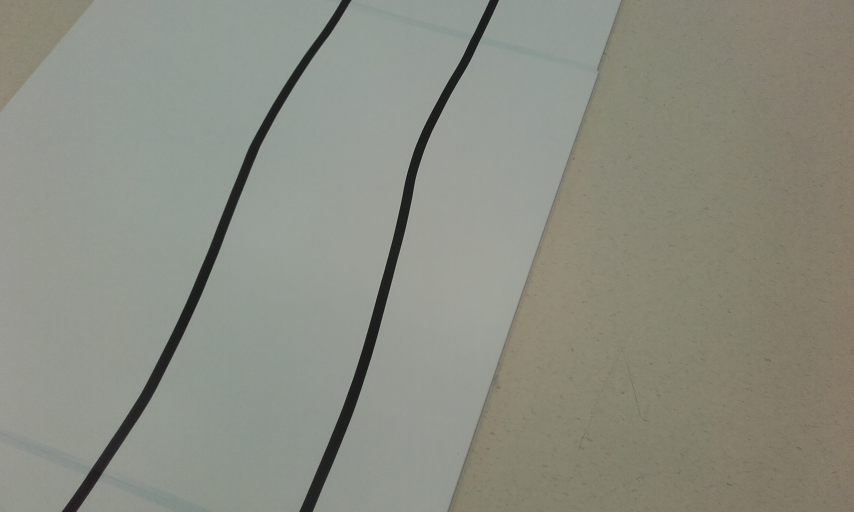
#> input picture test.jpg, 2560 x 1536 px (shown at 1/3 size)
$ python -i lane_detection.py   (imports and definitions only)
#> lines starting #> are read from the running program, lines starting #| are printed output that depends on the picture; after the words box and inside, x2 and y2 are one past the last pixel; in counts of white or black regions, pixels touching at a corner belong together
#> further down, picture is the input picture: shape (1536, 2560, 3); mean B, G, R 130.7, 141.6, 139.9
import cv2
import numpy as np
import math

def detect_lane(frame):

    edges = detect_edges(frame)
    cropped_edges = region_of_interest(edges)
    line_segments = detect_line_segments(cropped_edges)
    lane_lines, _, _ = average_slope_intercept(frame, line_segments)

    return lane_lines


def detect_edges(frame):
    # filter for blue lane lines
    hsv = cv2.cvtColor(frame, cv2.COLOR_BGR2HSV)
#> hsv: shape (1536, 2560, 3); mean H, S, V 42.5, 23.9, 143.3
    # show_image("hsv", hsv)
    lower_blue = np.array([0, 0, 0])
    upper_blue = np.array([180, 255, 60])
    mask = cv2.inRange(hsv, lower_blue, upper_blue)
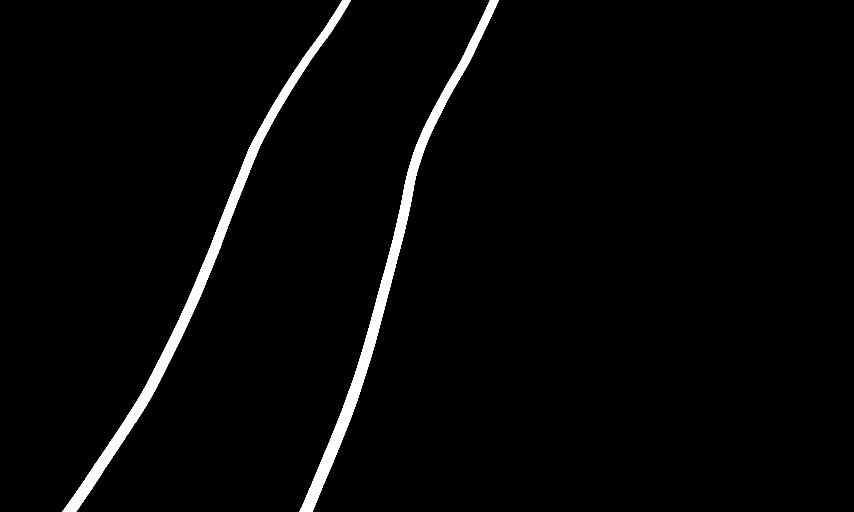
#> mask: shape (1536, 2560) (shown at 1/3 size); 2.5% white; 2 white regions, box (x1, y1, x2, y2) and area: (186, 0, 1053, 1536) 49626, (899, 0, 1496, 1536) 48032
    # show_image("black mask", mask)

    # detect edges
    edges = cv2.Canny(mask, 200, 400)
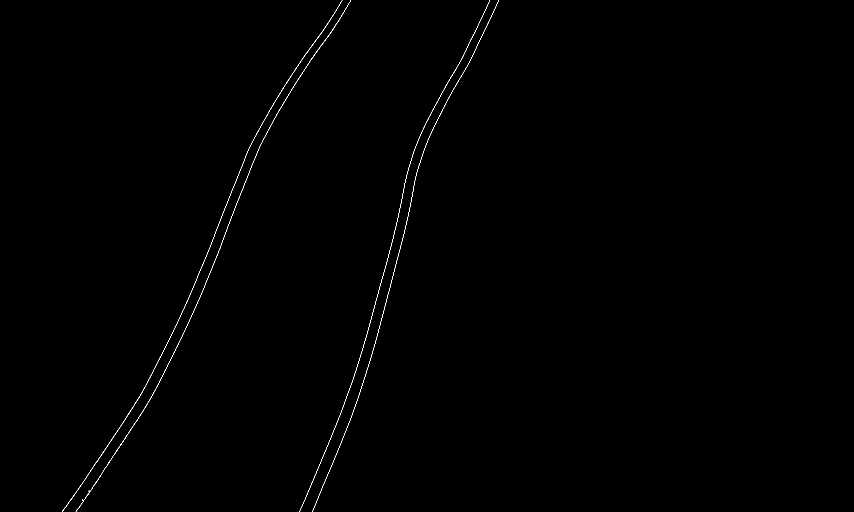
#> edges: shape (1536, 2560) (shown at 1/3 size); 0.17% white in thin lines or dots, all inside (x1, y1, x2, y2) = (186, 0, 1496, 1536)

    return edges


def region_of_interest(edges):
    height, width = edges.shape
#> height = 1536; width = 2560
    mask = np.zeros_like(edges)

    # only focus bottom half of the screen
    polygon = np.array([[
        (0, height * 0.55),
        (width, height * 0.55),
        (width, 0.9 * height),
        (0, 0.9 * height),
    ]], np.int32)

    cv2.fillPoly(mask, polygon, 255)
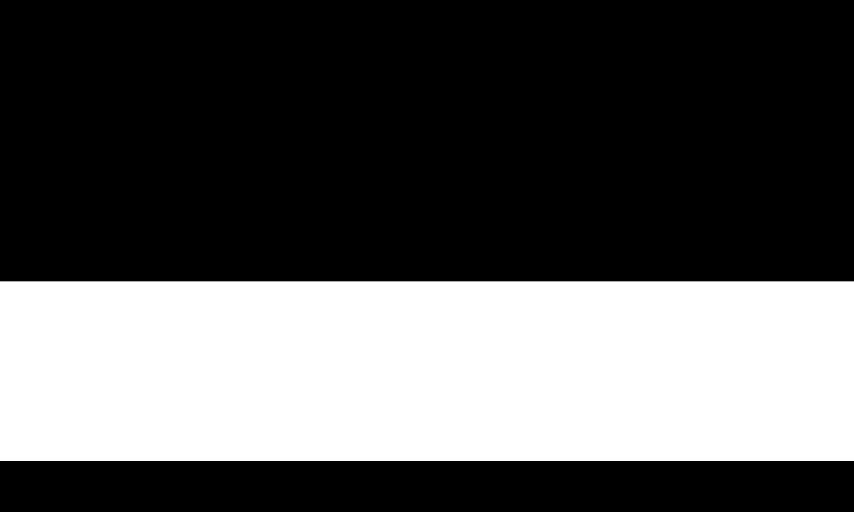
#> mask: shape (1536, 2560) (shown at 1/3 size); 35.1% white; 1 white region, box (x1, y1, x2, y2) and area: (0, 844, 2560, 1383) 1379840
    cropped_edges = cv2.bitwise_and(edges, mask)
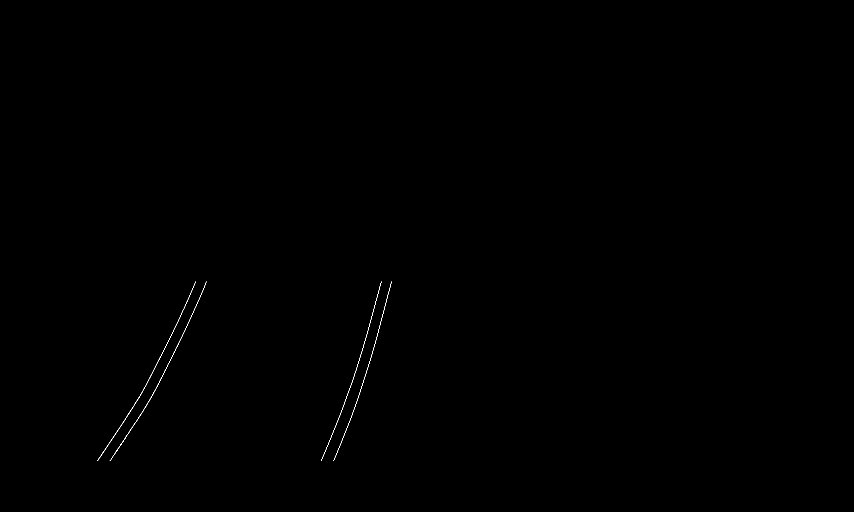
#> cropped_edges: shape (1536, 2560) (shown at 1/3 size); 0.06% white in thin lines or dots, all inside (x1, y1, x2, y2) = (292, 844, 1175, 1383)


    return cropped_edges


def detect_line_segments(cropped_edges):
    # tuning min_threshold, minLineLength, maxLineGap is a trial and error process by hand
    rho = 1  # distance precision in pixel, i.e. 1 pixel
    angle = np.pi / 180  # angular precision in radian, i.e. 1 degree
    min_threshold = 10  # minimal of votes
    line_segments = cv2.HoughLinesP(cropped_edges, rho, angle, min_threshold,
                                    np.array([]), minLineLength=8, maxLineGap=4)
#> line_segments = 40 rows, first 6: [331, 1381, 405, 1268], [292, 1382, 373, 1262], [531, 1040, 593, 907], [1115, 1066, 1174, 845], [1013, 1262, 1068, 1111], [458, 1116, 498, 1036]

    # print('line segments', line_segments)
    return line_segments


def average_slope_intercept(frame, line_segments):
    """
    This function combines line segments into one or two lane lines
    If all line slopes are < 0: then we only have detected left lane
    If all line slopes are > 0: then we only have detected right lane
    """
    lane_lines = []
    if line_segments is None:
        # print('No line_segment segments detected')
        return [], [], []

    height, width, _ = frame.shape
#> height = 1536; width = 2560
    # print(height, width)
    left_fit = []
    right_fit = []

    boundary = 0.4
    left_region_boundary = width * boundary  # left lane line segment should be on left 2/3 of the screen
#> left_region_boundary = 1024
    right_region_boundary = width * (1 - boundary) # right lane line segment should be on left 2/3 of the screen
#> right_region_boundary = 1536

    # print(left_region_boundary, right_region_boundary)

    for line_segment in line_segments:
        for x1, y1, x2, y2 in line_segment:
            if x1 == x2:
                # print('skipping vertical line segment (slope=inf): %s' % line_segment)
                continue

            # print(x1, y1, x2, y2)
            fit = np.polyfit((x1, x2), (y1, y2), 1)
            slope = fit[0]
            intercept = fit[1]
            # if slope < 0:
            if x1 < left_region_boundary and x2 < left_region_boundary:
                    left_fit.append((slope, intercept))
            elif x1 > right_region_boundary and x2 > right_region_boundary:
                    right_fit.append((slope, intercept))
#> this loop made 40 passes
#> line_segment on passes 1 to 12: [[331, 1381, 405, 1268]], [[292, 1382, 373, 1262]], [[531, 1040, 593, 907]], [[1115, 1066, 1174, 845]], [[1013, 1262, 1068, 1111]], [[458, 1116, 498, 1036]], [[1001, 1382, 1057, 1242]], [[1063, 1226, 1107, 1091]], [[531, 970, 585, 849]], [[382, 1304, 441, 1213]], [[1097, 1015, 1143, 845]], [[579, 936, 607, 875]]
#> after the loop, left_fit = 26 pairs, first value -2.83 to -1.46, second value 1805.3 to 4130.3; right_fit = []

    # [6 lines of commented-out code are left out]

    left_fit_average = np.average(left_fit, axis=0)
#> left_fit_average = [-2.04, 2453.3]
    if len(left_fit) > 0:
        lane_lines.append(make_points(frame, left_fit_average))

    right_fit_average = np.average(right_fit, axis=0)
    if len(right_fit) > 0:
        lane_lines.append(make_points(frame, right_fit_average))

    # print('lane lines: %s' % lane_lines)  # [[[316, 720, 484, 432]], [[1009, 720, 718, 432]]]
    left_lines = []
    for left in left_fit:
        left_lines.append(make_points(frame, left))

    right_lines = []
    for right in right_fit:
        right_lines.append(make_points(frame, right))

    return lane_lines, left_lines, right_lines


# [46 lines of commented-out code are left out]


def make_points(frame, line):
    height, width, _ = frame.shape
#> height = 1536; width = 2560
    slope, intercept = line
#> slope = -2.04; intercept = 2453.3
    y1 = height  # bottom of the frame
#> y1 = 1536
    y2 = int(y1 * 1 / 2)  # make points from middle of the frame down
#> y2 = 768

    if abs(slope - 0) < 0.001:
        x1 = 2 * width
        x2 = 2 * width
    else:
        # bound the coordinates within the frame
        x1 = max(-width, min(2 * width, int((y1 - intercept) / slope)))
#> x1 = 450
        x2 = max(-width, min(2 * width, int((y2 - intercept) / slope)))
#> x2 = 827
    return [[x1, y1, x2, y2]]


def display_lines(frame, lines, line_color=(0, 255, 0), line_width=2):
    line_image = np.zeros_like(frame)
    if lines is not None:
        for line in lines:
            for x1, y1, x2, y2 in line:
                cv2.line(line_image, (x1, y1), (x2, y2), line_color, line_width)
    line_image = cv2.addWeighted(frame, 0.8, line_image, 1, 1)
    return line_image

>>> import cv2
>>> picture = cv2.imread('test.jpg')
>>> result = detect_lane(picture)
#> in average_slope_intercept, `right_fit_average = np.average(right_fit, axis=0)`: right_fit_average = nan
#> the loop in average_slope_intercept, `for left in left_fit:` made 26 passes
#> (slope in make_points, intercept in make_points, x1 in make_points, x2 in make_points) on passes 1 to 12: (-1.53, 1886.4, 229, 732), (-1.48, 1814.6, 188, 706), (-2.15, 2179.1, 299, 657), (-2, 2032, 248, 631), (-2.24, 2159.8, 278, 621), (-1.54, 1893.2, 231, 729), (-2.18, 2197.4, 303, 656), (-1.96, 2080.6, 277, 669), (-1.75, 1920.5, 219, 658), (-2.17, 2118.7, 268, 623), (-1.52, 1825.5, 191, 697), (-2.56, 3846, 903, 1204)
#> after the loop in average_slope_intercept, `for left in left_fit:`: left_lines = 26 items
#> after the loop in average_slope_intercept, `for right in right_fit:`: right_lines = []
#> in detect_lane, `lane_lines, _, _ = average_slope_intercept(frame, line_segments)`: lane_lines = [[[450, 1536, 827, 768]]]
#> result = [[[450, 1536, 827, 768]]]
